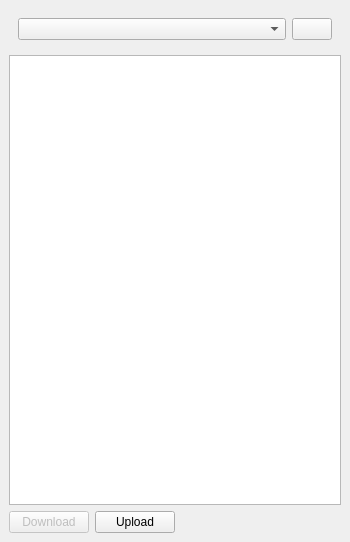
<?xml version="1.0" encoding="UTF-8"?>
<ui version="4.0">
 <class>CloudDock</class>
 <widget class="QDockWidget" name="CloudDock">
  <property name="geometry">
   <rect>
    <x>0</x>
    <y>0</y>
    <width>350</width>
    <height>542</height>
   </rect>
  </property>
  <property name="sizePolicy">
   <sizepolicy hsizetype="Preferred" vsizetype="Preferred">
    <horstretch>0</horstretch>
    <verstretch>0</verstretch>
   </sizepolicy>
  </property>
  <property name="windowTitle">
   <string>Cloud Dock</string>
  </property>
  <widget class="QWidget" name="dockWidgetContents">
   <layout class="QVBoxLayout" name="verticalLayout">
    <item>
     <widget class="QWidget" name="widget_2" native="true">
      <layout class="QHBoxLayout" name="horizontalLayout">
       <item>
        <widget class="QComboBox" name="cboServers"/>
       </item>
       <item>
        <widget class="QPushButton" name="addServer">
         <property name="sizePolicy">
          <sizepolicy hsizetype="Fixed" vsizetype="Fixed">
           <horstretch>0</horstretch>
           <verstretch>0</verstretch>
          </sizepolicy>
         </property>
         <property name="text">
          <string/>
         </property>
         <property name="icon">
          <iconset resource="../Cloud.qrc">
           <normaloff>:/icons/CloudWorkbench.svg</normaloff>:/icons/CloudWorkbench.svg</iconset>
         </property>
         <property name="iconSize">
          <size>
           <width>16</width>
           <height>16</height>
          </size>
         </property>
        </widget>
       </item>
      </layout>
     </widget>
    </item>
    <item>
     <layout class="QHBoxLayout" name="horizontalLayout_2">
      <item>
       <widget class="QTreeView" name="models">
        <property name="toolTip">
         <string>&lt;html&gt;&lt;head/&gt;&lt;body&gt;&lt;p&gt;Available Tool Bits to choose from.&lt;/p&gt;&lt;/body&gt;&lt;/html&gt;</string>
        </property>
        <property name="editTriggers">
         <set>QAbstractItemView::NoEditTriggers</set>
        </property>
        <property name="selectionMode">
         <enum>QAbstractItemView::ExtendedSelection</enum>
        </property>
        <property name="sortingEnabled">
         <bool>false</bool>
        </property>
       </widget>
      </item>
     </layout>
    </item>
    <item>
     <layout class="QHBoxLayout" name="horizontalLayout_3">
      <item>
       <widget class="QPushButton" name="downloadModel">
        <property name="enabled">
         <bool>false</bool>
        </property>
        <property name="toolTip">
         <string>&lt;html&gt;&lt;head/&gt;&lt;body&gt;&lt;p&gt;Create ToolControllers for the selected toolbits and add them to the Job&lt;/p&gt;&lt;/body&gt;&lt;/html&gt;</string>
        </property>
        <property name="text">
         <string>Download</string>
        </property>
        <property name="icon">
         <iconset resource="../Cloud.qrc">
          <normaloff>:/icons/cloud-down.svg</normaloff>:/icons/cloud-down.svg</iconset>
        </property>
       </widget>
      </item>
      <item>
       <widget class="QPushButton" name="upload">
        <property name="text">
         <string>Upload</string>
        </property>
        <property name="icon">
         <iconset resource="../Cloud.qrc">
          <normaloff>:/icons/cloud-up.svg</normaloff>:/icons/cloud-up.svg</iconset>
        </property>
       </widget>
      </item>
      <item>
       <spacer name="horizontalSpacer">
        <property name="orientation">
         <enum>Qt::Horizontal</enum>
        </property>
        <property name="sizeHint" stdset="0">
         <size>
          <width>40</width>
          <height>20</height>
         </size>
        </property>
       </spacer>
      </item>
     </layout>
    </item>
   </layout>
  </widget>
 </widget>
 <resources>
  <include location="../../../../../Gui/Icons/resource.qrc"/>
  <include location="../Cloud.qrc"/>
  <include location="../../../../Path/Gui/Resources/Path.qrc"/>
 </resources>
 <connections/>
</ui>
